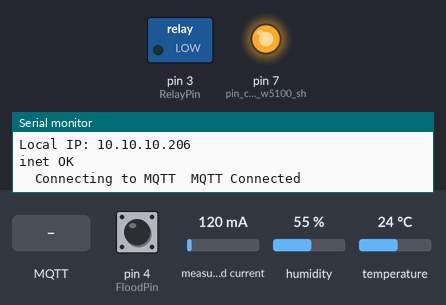
Simulated run of this sketch. Board: Arduino Uno, built for the host (arithmetic inside an expression is 32-bit, double 64-bit). Parts: switched loads named in the sketch (green lamp = pin HIGH), output pins drawn as LEDs (lit = HIGH), the last lines printed to the serial monitor. The test bench sets the inputs (shaded band); at power-on: pin 4 (FloodPin) HIGH, measured current 120 mA, humidity 55 %, temperature 24 °C. WiFi joins after 1.5 s; servers stay silent unless stated; no MQTT or app messages arrive unless stated.

Above: at 8.8 s.
8.9 s: MQTT message "0" arrives on the first subscribed topic
At 9.3 s:
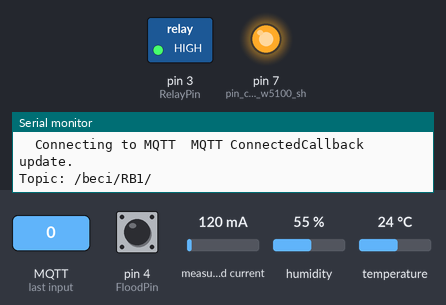
16.5 s: MQTT message "1" arrives on the first subscribed topic
At 17.7 s:
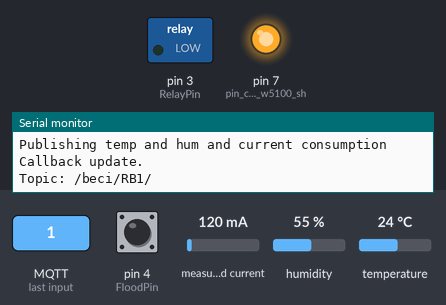
Timing chart, 0 to 19.5 s (numbered marks = the images above; inputs shaded):
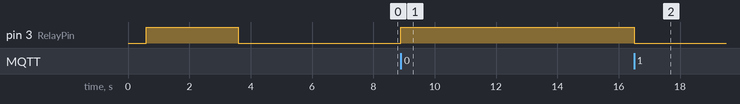

Measured:
- after the input at 8.9 s, pin 3 (RelayPin): LOW → HIGH at once
- after the input at 16.5 s, pin 3 (RelayPin): HIGH → LOW at once

The sketch:

mqtt_power_monitor.ino
```cpp
#include <Ethernet.h>
#include <PubSubClient.h>
#include "DHT.h"
#include "ACS712.h"


long t;
long lastinetupdate = 0;
long inetupdate = 0;
long mqttupdate = 0;
long tellstate = 0;
boolean inetOK;
int RelayPin = 3;    // RELAY connected to digital pin 3
int sensorIn = A5; //Current sensor connected to analog pin 5
int FloodPin = 4;
int cnt = 0;
int isup = 0;
boolean fault = false;
ACS712 sensor(ACS712_20A, A0);

void callback(char* topic, byte* payload, unsigned int length);

//Edit this to match your mqtt setup
#define MQTT_SERVER "gw.somehost.ext"
#define MQTT_USER "happy"
#define MQTT_PASS "some_ugly_pass"

//Edit this for dht sensor
#define DHTPIN 2
#define DHTTYPE DHT22
DHT dht(DHTPIN, DHTTYPE);
unsigned long SISinterval = 7200000;
unsigned long noLoadTime = 0;
unsigned long loadTime = 0;
unsigned long partTime = 0;
unsigned long onTime = 0;
unsigned long totalTime = 0;
unsigned long OnDelay = 2000;
unsigned long OffDelay = 2000;
unsigned long lastRead = 0;
float upTime = 0;

byte mac[]    = { 0x41, 0x22, 0x00, 0x60, 0x4B, 0x08 };

// Unique static IP address of this Arduino - change to adapt to your network
IPAddress dnServer(10, 10, 10, 254);
// the router's gateway address:
IPAddress gateway(10, 10, 10, 254);
// the subnet:
IPAddress subnet(255, 255, 255, 0);

//the IP address is dependent on your network
IPAddress ip(10, 10, 10, 206);

//PIN for Local command trigger


char const* beciTopic1 = "/beci/RB1/";
char const* beciTopic2 = "/beci/temp/";
char const* beciTopic3 = "/beci/hum/";
char const* beciTopic4 = "/beci/flood/";
char const* beciTopic5 = "/beci/hidropwr/";
char const* beciTopic6 = "/beci/hidropwrup/";
char const* beciTopic7 = "/beci/hidrofault/";

EthernetClient ethClient;
PubSubClient client(MQTT_SERVER, 1883, callback, ethClient);


void setup() {
delay(500);             //wait for voltage to stabilize
pinMode(7, OUTPUT);   //pin connected to w5100 shield's reset
digitalWrite(7, LOW);  //pull line low for 100ms to reset ethernet shield
delay(100);
digitalWrite(7, HIGH);  //set line high and now ignore pin the rest of the time

  //start the serial line for debugging
Serial.begin(9600);
dht.begin();
//Serial.println("Calibrating... Ensure that no current flows through the sensor at this moment");
pinMode(RelayPin,OUTPUT);
digitalWrite(RelayPin, HIGH);
sensor.calibrate();
//  Serial.println("Done!");

delay (3000);
digitalWrite(RelayPin, LOW);

//start network subsystem
Serial.println("Init Ethernet/DHCP...");
  inetInit();

if (inetOK) {
delay (2000);
Serial.print("\tConnecting to MQTT");
client.setCallback(callback);

if (client.connect("beci-ot",MQTT_USER,MQTT_PASS)) {

  Serial.print("\tMQTT Connected");

        client.subscribe(beciTopic1);

  }
}

pinMode(RelayPin, OUTPUT);
pinMode(FloodPin, INPUT);
  //wait a bit before starting the main loop
      delay(200);
}


void loop(){

//
float U = 230;
float I = sensor.getCurrentAC();
float P = U * I;

//  Serial.println(String("I = ") + I + " A");
//Serial.println(String("P = ") + P + " Watts");
//
unsigned long currentMillis = millis();

if(P < 100) {
noLoadTime = millis();
if ((noLoadTime - loadTime) >= OffDelay && cnt==2) { // If power is lower than 100W longer than 2 seconds
//  Serial.println(String("P = ") + P + " Watts");
//  Serial.println("Bucla lowpower\n");
//  Serial.println("total time before:");
//  Serial.println(totalTime);
//  Serial.println("lowpower time\n");
//  Serial.println(noLoadTime);
//  Serial.println("highpower time\n");
//  Serial.println(loadTime);
  partTime = noLoadTime - onTime;
//  Serial.println("parttime:\n");
//  Serial.println(partTime);
  totalTime = totalTime + partTime;
//  Serial.println("total time:");
//  Serial.println(totalTime);
//  Serial.println("\n");
  cnt = 0;
}

//Serial.println("\tmai mic:");

}

if(P > 100) {
if (cnt==0){
onTime = millis();
cnt = 2;
}
loadTime = millis();
//if water pump is continuously on for more than 30 minutes, cut the power
if ((loadTime - onTime) > 1800000) {
fault = true;
digitalWrite(RelayPin, HIGH);
}
else {
fault = false;
}
//Serial.println("\tmai mare:");
}


if ((millis() - lastRead) >= SISinterval){  //how much was the powerON in the SISinterval(2h)
if ( cnt == 2 ) {
partTime = loadTime - onTime;
totalTime = totalTime + partTime;
cnt = 0;
}
upTime = totalTime;
totalTime = 0;
lastRead = millis();
isup = 1;
}

if (inetOK) {
//check every 10 minutes if we are still connected to the network
inetupdate = millis();
mqttupdate = millis();
if ( inetupdate - lastinetupdate > 600000 ) {
inetCheck();
}

//maintain MQTT connection
  client.loop();
if (!client.connected()) {
    reconnect();
  }
if ( (mqttupdate - tellstate) > 15000 ) {
    if ( digitalRead(RelayPin) ) {
       client.publish("/beci/RB1_state/","0");
    } else {
      client.publish("/beci/RB1_state/","1");
    }
    if ( digitalRead(FloodPin) == LOW ) {
       client.publish("/beci/flood/","0");
    }
if ( digitalRead(FloodPin) == HIGH ) {
      client.publish("/beci/flood/","1");
    }
    if ( fault ) {
       client.publish("/beci/hidrofault/","1");
       client.publish("/beci/RB1/","1"); //cut the pump power
    }
    else {
      client.publish("/beci/hidrofault/","0");
    }
    float h = dht.readHumidity();
    // Read temperature in Celcius
float t = dht.readTemperature();
if ( isnan(t) || isnan(h)) {
Serial.println("KO, Please check DHT sensor !");
}
     Serial.println("Publishing temp and hum and current consumption\n");
    client.publish(beciTopic2, String(t).c_str(), true);
    client.publish(beciTopic3, String(h).c_str(), true);
    client.publish(beciTopic5, String(P).c_str(), true);
    if (isup == 1) {
    client.publish(beciTopic6, String(upTime).c_str(), true);
    isup = 0;
    }
    tellstate = millis();

  }


}
if (!inetOK) {
inetInit();
delay(1000);
reconnect();
}

}

void callback(char* topic, byte* payload, unsigned int length) {
  String topicStr = topic;
  //Print out some debugging info
  Serial.println("Callback update.");
  Serial.print("Topic: ");
  Serial.println(topicStr);

   if (topicStr == "/beci/RB1/")
    {

     //turn the switch on if the payload is '1' and publish to the MQTT server a confirmation message
     if(payload[0] == '1'){
       digitalWrite(RelayPin, LOW);
       client.publish("/beci/RB1_state/", "1");

       }

      //turn the switch off if the payload is '0' and publish to the MQTT server a confirmation message
     else if (payload[0] == '0'){
       digitalWrite(RelayPin, HIGH);
       client.publish("/beci/RB1_state/", "0");

       }
     }


/////////////////////////////////////////////////////////////
}

void inetInit()
{

  if (Ethernet.hardwareStatus() == EthernetW5100) {
    Serial.println("W5100 Ethernet controller detected.\n");
  }


  Serial.print("\tCalling Inet INIT: \n");
  Ethernet.begin(mac, ip, dnServer, gateway, subnet);

  inetOK = true;
  Serial.print("Local IP: ");
  Serial.println(Ethernet.localIP());
  delay(50);


 if (ethClient.connect(gateway, 22))
  {
inetOK = true;
Serial.print("inet OK\n");
lastinetupdate = millis();
ethClient.stop();
  }
  else
  {
inetOK = false;
Serial.print("\tinet NOK \n");
  }
}


///// TCP Check
void inetCheck()
{

Serial.print("\tCalling Inet Check: \n");

ethClient.stop();
if (ethClient.connect(gateway, 22))
  {
Serial.println("Server is reachable\n");
inetOK = true;
lastinetupdate = millis();
reconnect();
  }
  else
  {
Serial.println("Server is NOT reachable\n");
inetOK = false;
  }
}

///MQTT Reconnect

void reconnect() {
ethClient.stop();

    Serial.print("Attempting MQTT reconnection...\n");
    // Attempt to connect
    if (client.connect("beci-ot",MQTT_USER,MQTT_PASS)) {

  Serial.print("MQTT ReConnected\n");

        client.subscribe(beciTopic1);


  }
  else {
      Serial.print("failed, rc=");
      Serial.print(client.state());
      Serial.println(" try again in 5 seconds");
      // Wait 5 seconds before retrying
      delay(5000);
    }

  }
```
